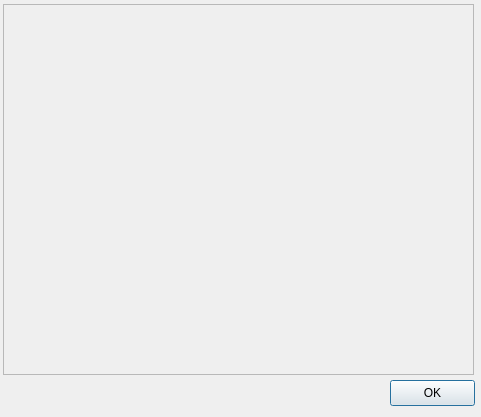
<?xml version="1.0" encoding="UTF-8"?>
<ui version="4.0">
 <class>HelpDialog</class>
 <widget class="QDialog" name="HelpDialog">
  <property name="geometry">
   <rect>
    <x>0</x>
    <y>0</y>
    <width>481</width>
    <height>417</height>
   </rect>
  </property>
  <property name="windowTitle">
   <string>Dialog</string>
  </property>
  <widget class="QTextEdit" name="HelpText">
   <property name="enabled">
    <bool>false</bool>
   </property>
   <property name="geometry">
    <rect>
     <x>3</x>
     <y>4</y>
     <width>471</width>
     <height>371</height>
    </rect>
   </property>
  </widget>
  <widget class="QPushButton" name="pushButton">
   <property name="enabled">
    <bool>true</bool>
   </property>
   <property name="geometry">
    <rect>
     <x>390</x>
     <y>380</y>
     <width>85</width>
     <height>26</height>
    </rect>
   </property>
   <property name="text">
    <string>OK</string>
   </property>
  </widget>
 </widget>
 <resources/>
 <connections/>
</ui>
